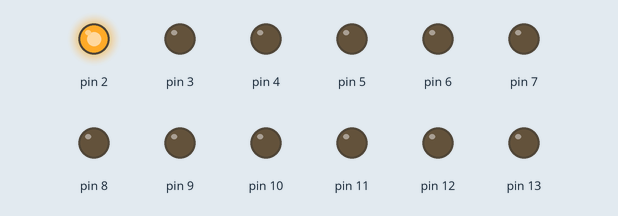
Bench run of a sketch on a simulated Arduino Uno, built with avr-gcc and run on an emulated ATmega328P. Shown: output pins drawn as LEDs (lit = HIGH).

Above: at 0.05 s.
At 0.55 s:
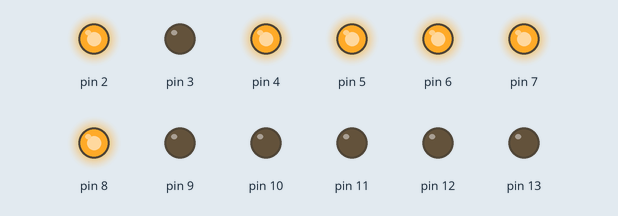
At 1.15 s:
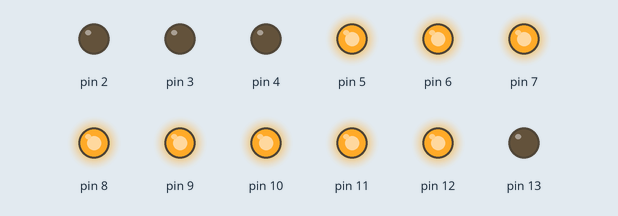
At 2.25 s:
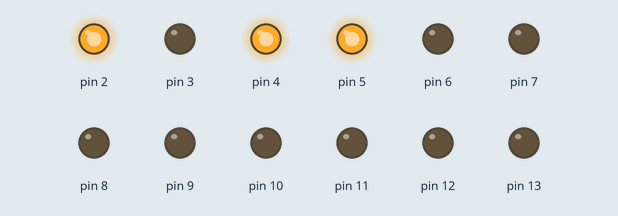
At 3.35 s:
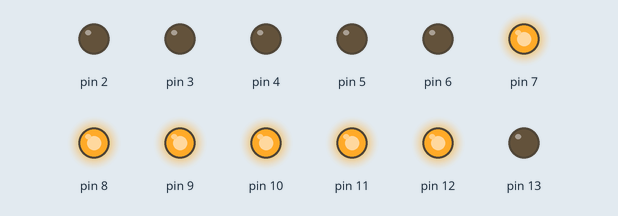
At 4.45 s:
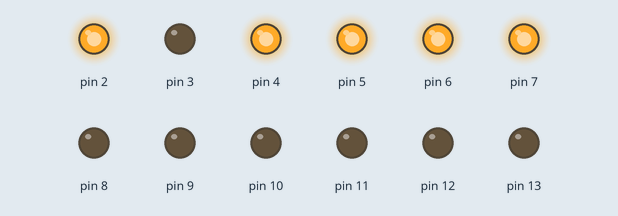
Timing chart, 0 to 4.8 s (numbered marks = the images above):
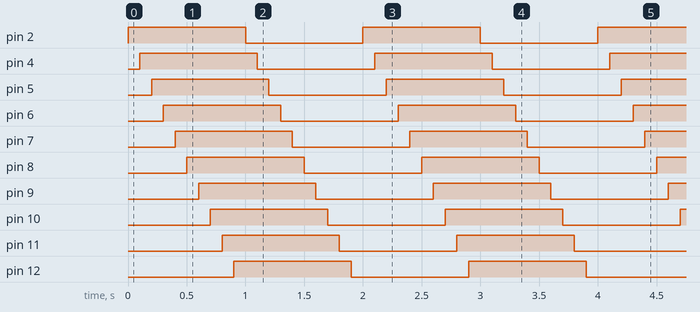

The sketch:

chenille.ino
```cpp
void setup(){
int i;
for(i=2;i<=13;i++)
{pinMode(i,OUTPUT);
digitalWrite(i,LOW);
}}
void loop()
  {digitalWrite(2,HIGH);
  delay(100);
  digitalWrite(4,HIGH);
  delay(100);
  digitalWrite(5,HIGH);
  delay(100);
  digitalWrite(6,HIGH);
  delay(100);
  digitalWrite(7,HIGH);
  delay(100);
  digitalWrite(8,HIGH);
  delay(100);
  digitalWrite(9,HIGH);
  delay(100);
  digitalWrite(10,HIGH);
  delay(100);
  digitalWrite(11,HIGH);
  delay(100);
  digitalWrite(12,HIGH);
  delay(100);
  digitalWrite(2,LOW);
  delay(100);
  digitalWrite(4,LOW);
  delay(100);
  digitalWrite(5,LOW);
  delay(100);
  digitalWrite(6,LOW);
  delay(100);
  digitalWrite(7,LOW);
  delay(100);
  digitalWrite(8,LOW);
  delay(100);
  digitalWrite(9,LOW);
  delay(100);
  digitalWrite(10,LOW);
  delay(100);
  digitalWrite(11,LOW);
  delay(100);
  digitalWrite(12,LOW);
  delay(100);


}
```

Measured:
- by itself, pin 2, pin 4–12: alternates HIGH for 1.0 s and LOW for 1.0 s
- by itself, everything shown: repeats every 2.0 s, in 20 steps
